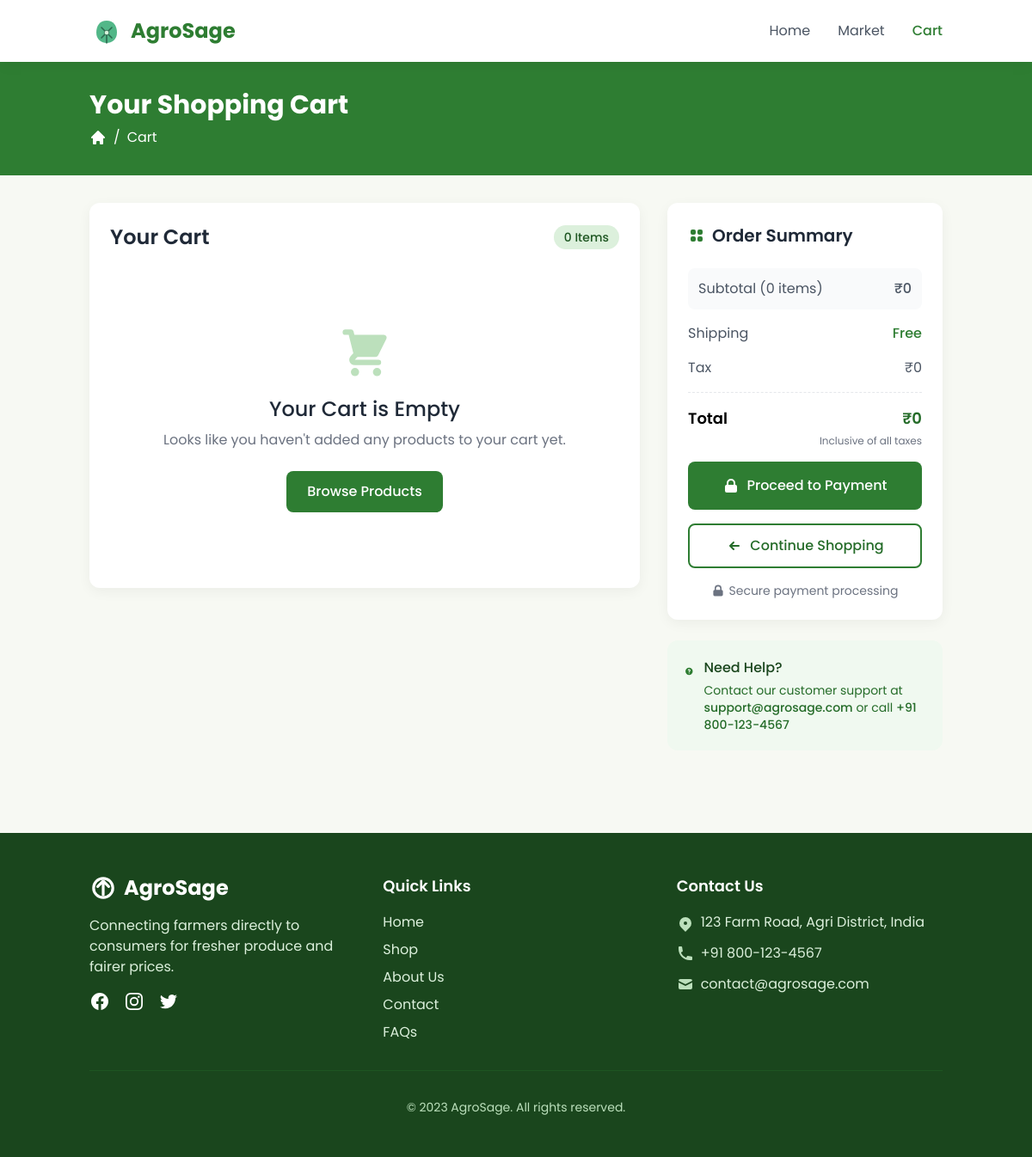
The page /cart/ (signed in) on the database as committed earlier.
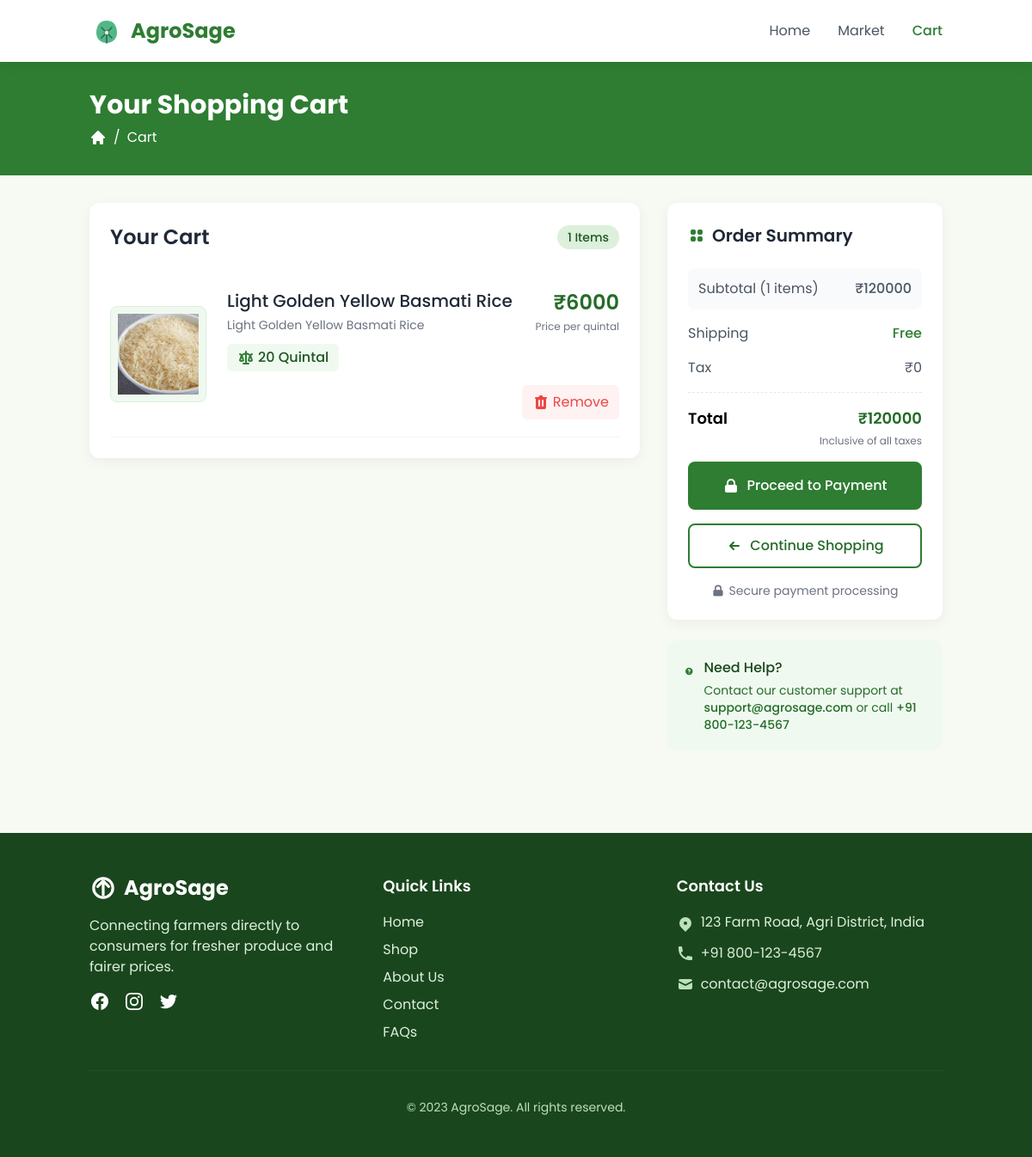
The same page on the database as committed later.
### home/models.py (models this page shows, shortened)
class Cart(models.Model):
    user = models.ForeignKey(User, on_delete=models.CASCADE)
    items = models.OneToOneField(MarketItems, on_delete=models.CASCADE)
    created_at = models.DateTimeField(auto_now_add=True)

class MarketItems(models.Model):
    farmer = models.ForeignKey(User,on_delete=models.CASCADE)
    items_name = models.CharField(max_length=1000)
    items_description = models.TextField(max_length=1000)
    category = models.ForeignKey(Category,on_delete=models.CASCADE)   # e.g. “Fertilizer”, “Tool”
    item_price = models.IntegerField()
    item_image = models.ImageField(upload_to='market_items/')
    items_weight = models.IntegerField()
    min_weight = models.IntegerField(default=0)
    item_rating = models.IntegerField(default=0)
    location = models.CharField(max_length=300,default="Neelbad, Bhopal, Mp-42603")
    item_list_date = models.DateTimeField(auto_now_add=True)

### home/views.py (the view)
# urls.py: path('cart/', views.view_cart, name='view_cart'),
@login_required
def view_cart(request):
    cart_items = Cart.objects.filter(user=request.user)
    total_count = cart_items.count()
    total_price = 0
    for price in cart_items:
        total_price += price.items.item_price  * price.items.items_weight*100
    context = {
        'cart_items': cart_items,
        'total_count' : total_count,
        'total_price' : total_price,
    }
    return render(request, 'marketplace/cart.html', context)

### templates/marketplace/cart.html (shortened to what the changed rows need)
<!DOCTYPE html>
<html lang="en">
<head>
    <script src="https://cdn.tailwindcss.com"></script>
</head>
<body class="bg-[#f7f9f3]">
    <div class="bg-agro-green-500 text-white">
        <div class="container mx-auto px-4 py-8">
            <h1 class="text-3xl font-bold">Your Shopping Cart</h1>
        </div>
    </div>
    <div class="container mx-auto px-4 py-8">
        <div class="flex flex-col lg:flex-row gap-8">
            <div class="lg:w-2/3">
                <div class="bg-white rounded-xl shadow-soft p-6 mb-6">
                    <div class="flex items-center justify-between mb-6">
                        <h2 class="text-2xl font-semibold text-gray-800">Your Cart</h2>
                        <span class="bg-agro-green-100 text-agro-green-700 px-3 py-1 rounded-full text-sm font-medium">
                            {{total_count}} Items
                        </span>
                    </div>
                    <div id="cart-items" class="space-y-6">
                        {% if cart_items %}
                            {% for cart in cart_items %}
                            <div class="flex flex-col sm:flex-row items-center py-5 border-b border-gray-100 cart-item-enter hover-scale">
                                <div class="sm:w-28 h-28 bg-agro-green-50 rounded-lg overflow-hidden flex-shrink-0 mb-4 sm:mb-0 border border-agro-green-100">
                                    {% if cart.items.item_image %}
                                    <img src="{{ cart.items.item_image.url }}" alt="{{ cart.items.items_name }}" class="h-full w-full object-contain p-2" />
                                    {% endif %}
                                </div>
                                <div class="sm:ml-6 flex-1 w-full">
                                    <div class="flex flex-col sm:flex-row sm:justify-between">
                                        <div>
                                            <h3 class="text-xl font-medium text-gray-800">{{ cart.items.items_name }}</h3>
                                            <p class="text-sm text-gray-500 mt-1">{{ cart.items.items_description }}</p>
                                            <div class="flex items-center mt-3">
                                                <div class="flex items-center bg-agro-green-50 px-3 py-1 rounded-md">
                                                    <span class="text-agro-green-700 font-medium">{{ cart.items.items_weight }} Quintal</span>
                                                </div>
                                            </div>
                                        </div>
                                        <div class="mt-4 sm:mt-0 text-right">
                                            <p class="text-2xl font-semibold text-agro-green-600">₹{{ cart.items.item_price }}00</p>
                                            <p class="text-xs text-gray-500 mt-1">Price per quintal</p>
                                        </div>
                                    </div>
                                    <div class="flex justify-end items-center mt-4">
                                        <button class="flex items-center text-red-500 hover:text-red-700 transition bg-red-50 hover:bg-red-100 px-3 py-2 rounded-md" onclick="window.location.href='{% url 'remove_from_cart' cart.id %}'">
                                            Remove
                                        </button>
                                    </div>
                                </div>
                            </div>
                            {% endfor %}
                        {% else %}
                            <div class="py-16 flex flex-col items-center justify-center text-center">
                                <h3 class="text-2xl font-medium text-gray-800 mb-2">Your Cart is Empty</h3>
                                <p class="text-gray-500 mb-6">Looks like you haven't added any products to your cart yet.</p>
                                <a href="{% url 'market' %}" class="bg-agro-green-500 hover:bg-agro-green-600 text-white px-6 py-3 rounded-lg font-medium transition">
                                    Browse Products
                                </a>
                            </div>
                        {% endif %}
                    </div>
                </div>
            </div>
            <div class="lg:w-1/3">
                <div class="bg-white rounded-xl shadow-soft p-6 sticky top-24">
                    <h2 class="text-xl font-semibold text-gray-800 mb-6 flex items-center">
                        Order Summary
                    </h2>
                    <div class="space-y-4">
                        <div class="flex justify-between text-gray-600 bg-gray-50 p-3 rounded-lg">
                            <span>Subtotal ({{total_count}} items)</span>
                            <span id="subtotal" class="font-medium">₹{{total_price}}</span>
                        </div>
                        <div class="border-t border-dashed border-gray-200 pt-4 mt-4">
                            <div class="flex justify-between font-semibold text-lg">
                                <span>Total</span>
                                <span id="total" class="text-agro-green-600">₹{{total_price}}</span>
                            </div>
                        </div>
                    </div>
                </div>
            </div>
        </div>
    </div>
</body>
</html>

Rows that differ between the two databases and show on the page:
added Cart: items.item_image (picture), items.items_name "Light Golden Yellow Basmati Rice", items.items_description "Light Golden Yellow Basmati Rice", items.items_weight "20", items.item_price "60"
Other text that changed with them:
{{ total_count }}: "0" → "1"
{{ total_price }}: "0" → "120000"
text no longer shown: "Your Cart is Empty Looks like you haven't added any products to your cart yet. Browse Products"
